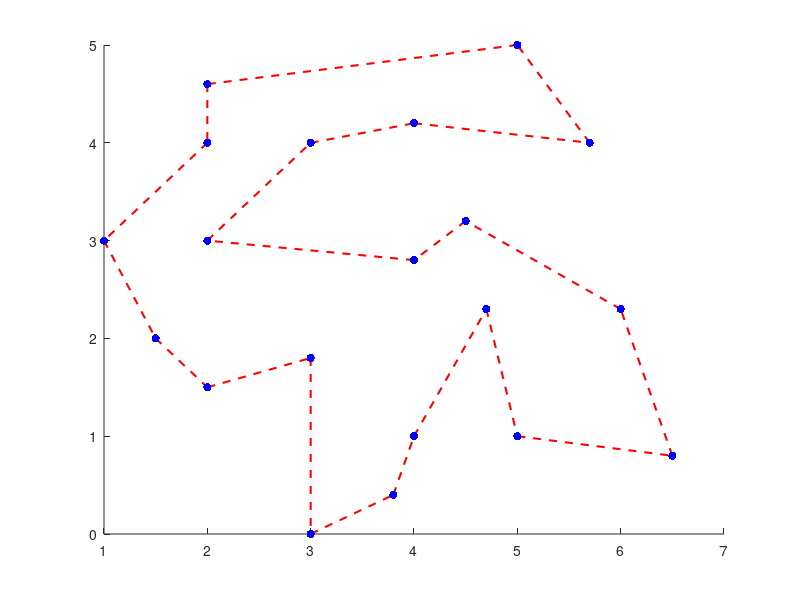

Write MATLAB code to recreate this figure. (Note: this script raises an error after producing the figure.)
clc,clear
data = importdata('data.txt');
x = data(:, 1);
y = data(:, 2);
tour1 = [4 6 3 5 9 8 7 13 15 20 19 18 17 16 14 11 10 12 1 2];

h = figure;
ax = axes('Parent', h);

hold on
for i = 1 : length(tour1) - 1
    xdata = [x(tour1(i)) x(tour1(i + 1))];
    ydata = [y(tour1(i)) y(tour1(i + 1))];
    plot(xdata, ydata, '--','Color', 'r', 'LineWidth', 1.5)
end

xdata = [x(tour1(length(tour1))) x(tour1(1))];
ydata = [y(tour1(length(tour1))) y(tour1(1))];
plot(xdata, ydata, '--','Color', 'r', 'LineWidth', 1.5)


scatter(x, y, 'b', 'filled');
ax.YAxis.Visible = 'off';
ax.XAxis.Visible = 'off';
hold off
saveas(h, 'figure/tourA.png')